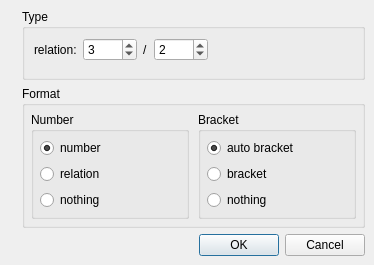
<?xml version="1.0" encoding="UTF-8"?>
<ui version="4.0">
 <class>TupletDialog</class>
 <widget class="QDialog" name="TupletDialog">
  <property name="geometry">
   <rect>
    <x>0</x>
    <y>0</y>
    <width>374</width>
    <height>265</height>
   </rect>
  </property>
  <property name="windowTitle">
   <string>MuseScore: create tuplet</string>
  </property>
  <layout class="QGridLayout" name="gridLayout">
   <property name="margin">
    <number>0</number>
   </property>
   <item row="0" column="0">
    <widget class="QLabel" name="label_3">
     <property name="sizePolicy">
      <sizepolicy hsizetype="Fixed" vsizetype="Ignored">
       <horstretch>0</horstretch>
       <verstretch>0</verstretch>
      </sizepolicy>
     </property>
     <property name="text">
      <string/>
     </property>
     <property name="pixmap">
      <pixmap resource="mscore.qrc">:/data/bg1.jpg</pixmap>
     </property>
    </widget>
   </item>
   <item row="0" column="1">
    <layout class="QGridLayout">
     <property name="margin">
      <number>9</number>
     </property>
     <item row="0" column="0">
      <widget class="QGroupBox" name="groupBox">
       <property name="title">
        <string>Type</string>
       </property>
       <property name="flat">
        <bool>true</bool>
       </property>
       <layout class="QVBoxLayout" name="verticalLayout">
        <item>
         <layout class="QHBoxLayout" name="horizontalLayout">
          <item>
           <widget class="QLabel" name="label">
            <property name="text">
             <string>relation:</string>
            </property>
           </widget>
          </item>
          <item>
           <widget class="QSpinBox" name="actualNotes">
            <property name="sizePolicy">
             <sizepolicy hsizetype="Preferred" vsizetype="Fixed">
              <horstretch>0</horstretch>
              <verstretch>0</verstretch>
             </sizepolicy>
            </property>
            <property name="minimum">
             <number>1</number>
            </property>
            <property name="maximum">
             <number>9999</number>
            </property>
            <property name="value">
             <number>3</number>
            </property>
           </widget>
          </item>
          <item>
           <widget class="QLabel" name="label_2">
            <property name="text">
             <string>/</string>
            </property>
           </widget>
          </item>
          <item>
           <widget class="QSpinBox" name="normalNotes">
            <property name="sizePolicy">
             <sizepolicy hsizetype="Preferred" vsizetype="Fixed">
              <horstretch>0</horstretch>
              <verstretch>0</verstretch>
             </sizepolicy>
            </property>
            <property name="minimum">
             <number>1</number>
            </property>
            <property name="maximum">
             <number>9999</number>
            </property>
            <property name="value">
             <number>2</number>
            </property>
           </widget>
          </item>
          <item>
           <spacer name="horizontalSpacer">
            <property name="orientation">
             <enum>Qt::Horizontal</enum>
            </property>
            <property name="sizeHint" stdset="0">
             <size>
              <width>40</width>
              <height>20</height>
             </size>
            </property>
           </spacer>
          </item>
         </layout>
        </item>
        <item>
         <spacer name="verticalSpacer">
          <property name="orientation">
           <enum>Qt::Vertical</enum>
          </property>
          <property name="sizeHint" stdset="0">
           <size>
            <width>20</width>
            <height>40</height>
           </size>
          </property>
         </spacer>
        </item>
       </layout>
      </widget>
     </item>
     <item row="1" column="0">
      <widget class="QGroupBox" name="groupBox_2">
       <property name="title">
        <string>Format</string>
       </property>
       <property name="flat">
        <bool>true</bool>
       </property>
       <layout class="QHBoxLayout">
        <property name="spacing">
         <number>9</number>
        </property>
        <property name="margin">
         <number>6</number>
        </property>
        <item>
         <widget class="QGroupBox" name="groupBox_3">
          <property name="title">
           <string>Number</string>
          </property>
          <property name="flat">
           <bool>true</bool>
          </property>
          <layout class="QVBoxLayout">
           <property name="margin">
            <number>6</number>
           </property>
           <item>
            <widget class="QRadioButton" name="number">
             <property name="text">
              <string>number</string>
             </property>
             <property name="checked">
              <bool>true</bool>
             </property>
            </widget>
           </item>
           <item>
            <widget class="QRadioButton" name="relation">
             <property name="text">
              <string>relation</string>
             </property>
            </widget>
           </item>
           <item>
            <widget class="QRadioButton" name="noNumber">
             <property name="text">
              <string>nothing</string>
             </property>
            </widget>
           </item>
          </layout>
         </widget>
        </item>
        <item>
         <widget class="QGroupBox" name="groupBox_4">
          <property name="title">
           <string>Bracket</string>
          </property>
          <property name="flat">
           <bool>true</bool>
          </property>
          <layout class="QVBoxLayout">
           <property name="margin">
            <number>6</number>
           </property>
           <item>
            <widget class="QRadioButton" name="autoBracket">
             <property name="text">
              <string>auto bracket</string>
             </property>
             <property name="checked">
              <bool>true</bool>
             </property>
            </widget>
           </item>
           <item>
            <widget class="QRadioButton" name="bracket">
             <property name="text">
              <string>bracket</string>
             </property>
            </widget>
           </item>
           <item>
            <widget class="QRadioButton" name="noBracket">
             <property name="text">
              <string>nothing</string>
             </property>
            </widget>
           </item>
          </layout>
         </widget>
        </item>
       </layout>
      </widget>
     </item>
     <item row="2" column="0">
      <widget class="QDialogButtonBox" name="buttonBox">
       <property name="orientation">
        <enum>Qt::Horizontal</enum>
       </property>
       <property name="standardButtons">
        <set>QDialogButtonBox::Cancel|QDialogButtonBox::Ok</set>
       </property>
      </widget>
     </item>
    </layout>
   </item>
  </layout>
 </widget>
 <resources>
  <include location="mscore.qrc"/>
 </resources>
 <connections>
  <connection>
   <sender>buttonBox</sender>
   <signal>accepted()</signal>
   <receiver>TupletDialog</receiver>
   <slot>accept()</slot>
   <hints>
    <hint type="sourcelabel">
     <x>248</x>
     <y>254</y>
    </hint>
    <hint type="destinationlabel">
     <x>157</x>
     <y>274</y>
    </hint>
   </hints>
  </connection>
  <connection>
   <sender>buttonBox</sender>
   <signal>rejected()</signal>
   <receiver>TupletDialog</receiver>
   <slot>reject()</slot>
   <hints>
    <hint type="sourcelabel">
     <x>316</x>
     <y>260</y>
    </hint>
    <hint type="destinationlabel">
     <x>286</x>
     <y>274</y>
    </hint>
   </hints>
  </connection>
 </connections>
</ui>
